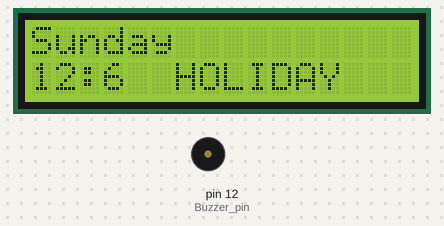
This sketch was run on a simulated Arduino Uno, built with avr-gcc and run on an emulated ATmega328P. On the bench: 16×2 character LCD, buzzer (waves = sounding, pin HIGH). Wiring (inferred from the names in the program): DS1307 clock at I2C address 0x68. The local clock reads 2024-03-15 10:24:30 at power-on unless the sketch sets it.

Above: at 0.1 s.
At 60.2 s:
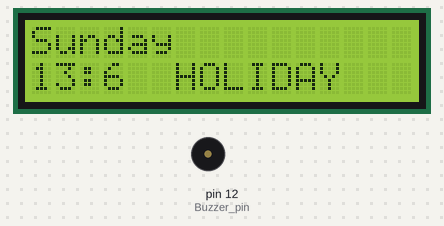
At 120.2 s:
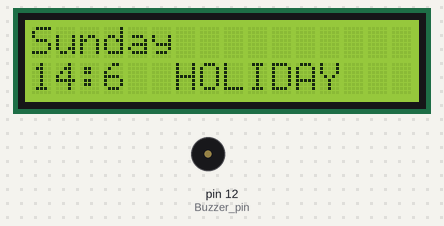

Measured:
- what the display in image 0 shows lasts 60.0 s, from 0.1 s to 60.1 s

The sketch:

ds1307_program.ino
```cpp
#include <Wire.h>
#include <LiquidCrystal.h>

// Define the LCD and its pins
LiquidCrystal lcd(2, 3, 4, 5, 6, 7); // RS, EN, D4, D5, D6, D7

const int bellTimes[8][2] = {
  {9, 0},   // 9:00 AM
  {10, 0},  // 10:00 AM
  {11, 0},  // 11:00 AM
  {12, 0},  // 12:00 PM
  {12, 20}, // 12:20 PM
  {13, 0},  // 1:00 PM
  {13, 30}, // 1:30 PM
  {14, 15}  // 2:15 PM
};

char daysOfTheWeek[7][12] = {"Sunday", "Monday", "Tuesday", "Wednesday", "Thursday", "Friday", "Saturday"};// we are taking the days as 1, 2,3,4,5,6,7


const int nationalholiday[][2]
  {
    {1, 1},    // New Year's Day
    {15, 1},   // Pongal
    {16, 1},   // pongal holidays
    {17, 1},
    {18, 1},  // pongal holidays
    {26, 1},   // Republic Day
    {15, 8},   // Independence Day
    {2, 10},   // Gandhi Jayanti
    {25, 12}, // Crismas
  };


void setup() {
  lcd.begin(16, 2);
  Wire.begin();
  DS1307_Write(0, 12, 30, 1, 1, 7, 24); // Sec, Min, Hour, Day, Date, Month, Year

  pinMode(12, OUTPUT); // Buzzer pin
  digitalWrite(12, LOW); // Initially low
}

uint8_t decimal_to_bdc(char value) {// To change the value that we are receiving from the DS1307 as a decimal to binary
  uint8_t msb, lsb, hex;
  msb = value / 10;
  lsb = value % 10;
  hex = ((msb << 4) + lsb);
  return hex;
}

void DS1307_Write(char _second, char _minute, char _hour, char _day, char _date, char _month, char _year) {
  Wire.beginTransmission(0x68);
  Wire.write(0x00);
  Wire.write(decimal_to_bdc(_second));
  Wire.write(decimal_to_bdc(_minute));
  Wire.write(decimal_to_bdc(_hour));
  Wire.write(decimal_to_bdc(_day));
  Wire.write(decimal_to_bdc(_date));
  Wire.write(decimal_to_bdc(_month));
  Wire.write(decimal_to_bdc(_year));
  Wire.endTransmission();
}

uint8_t DS1307_Read(char addr) { //  address
  char data;
  Wire.beginTransmission(0x68);
  Wire.write(addr);
  Wire.endTransmission();
  delay(5);

  Wire.requestFrom(0x68, 1); // request data from the DS1307

  if (Wire.available()) { // if communication bus is available
    data = Wire.read(); // the input we are giving is stored in the location data
    data = ((data >> 4) * 10) + (data & 0x0F); // converting the hex to binary by masking it
  }
  return data;
}

void loop() {
  int day = DS1307_Read(0x03); // Read day of the week
  int hour = DS1307_Read(0x02); // Read hour
  int minute = DS1307_Read(0x01); // Read minute
  int date = DS1307_Read(0x04); // Read date
  int month = DS1307_Read(0x05); // Read month
  int i;

  lcd.clear();
  lcd.setCursor(0, 0);
  lcd.print(daysOfTheWeek[day - 1]);
  lcd.setCursor(0, 1);
  lcd.print(minute);
  lcd.setCursor(2, 1);
  lcd.print(":");
  lcd.setCursor(3, 1);
  lcd.print(hour);

  if (day == 1 ) { // which is Sunday according to our code
    //lcd.clear();
    lcd.setCursor(6, 1);
    lcd.print("HOLIDAY");
    digitalWrite(12, LOW);
    delay(60000); // check for every 1 min
    return;

  }
  else {
    for (int i = 0; i < 8; i++) {
      if (hour == bellTimes[i][0] && minute == bellTimes[i][1]) {
        ringBell();
      }
    }
  }
  delay(1000); // Check every second
}

void leave()
{
int i;
int day;
int month;
 for (i = 0; i <sizeof(nationalholiday) / sizeof(nationalholiday[1]); i++)
    {
      if (nationalholiday[i][0] == day && nationalholiday[i][1] == month)
      {
    lcd.clear();
    lcd.setCursor(3,0);
    lcd.print("------------");
    lcd.setCursor(3, 1);
    lcd.print("NATIONAL HOLIDAY");
    digitalWrite(12, LOW);
    delay(60000); // check for every 1 min
    return;
    }
}
};

void ringBell() {
  lcd.clear();
  lcd.setCursor(2, 0);
  lcd.print("Bell is Ringing");

  digitalWrite(12, HIGH);
  delay(10000); // Ring the bell for 5 seconds
  digitalWrite(12, LOW);
}
```
